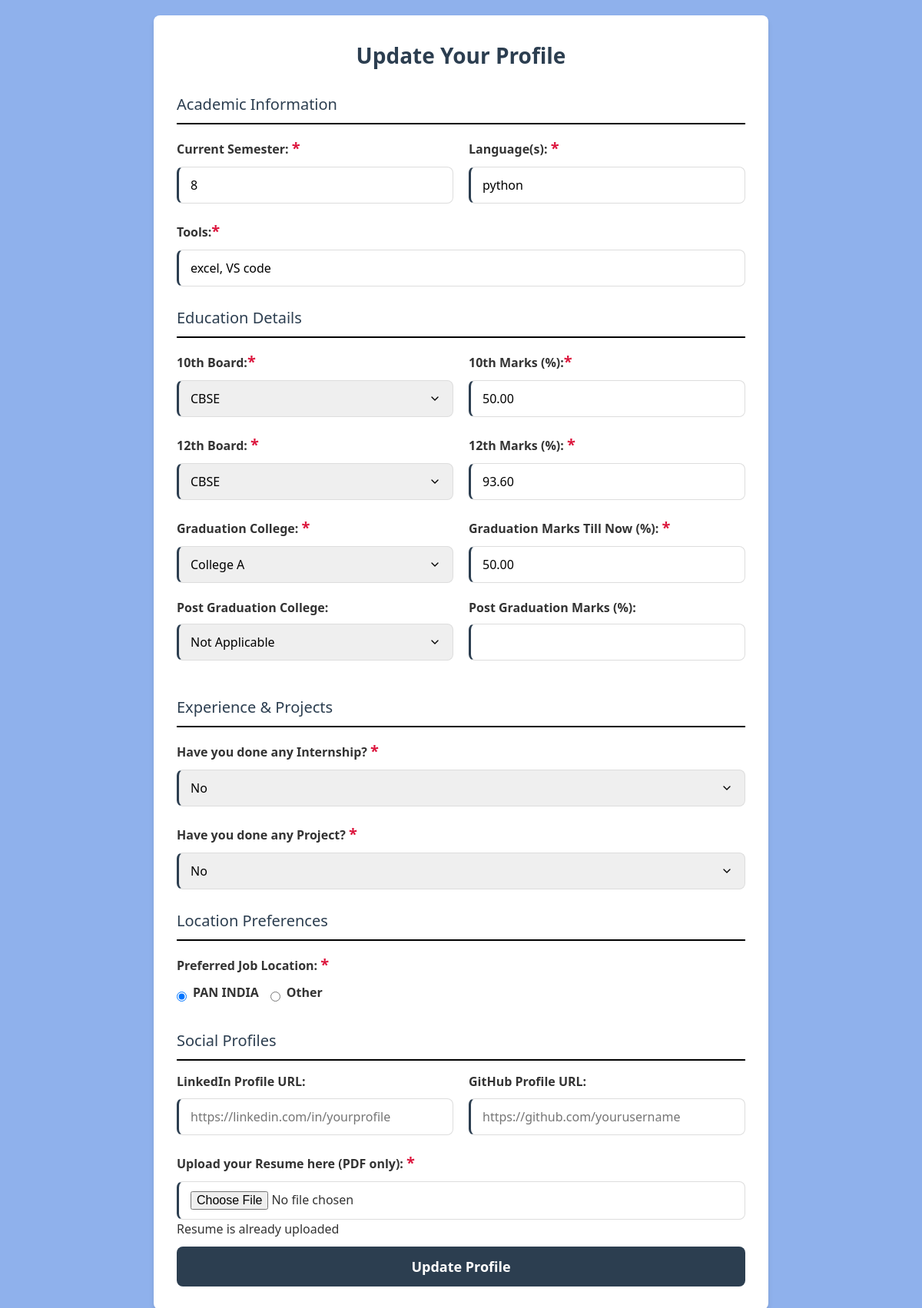
/profile/update/ (signed in), run on an earlier commit of the app's database.
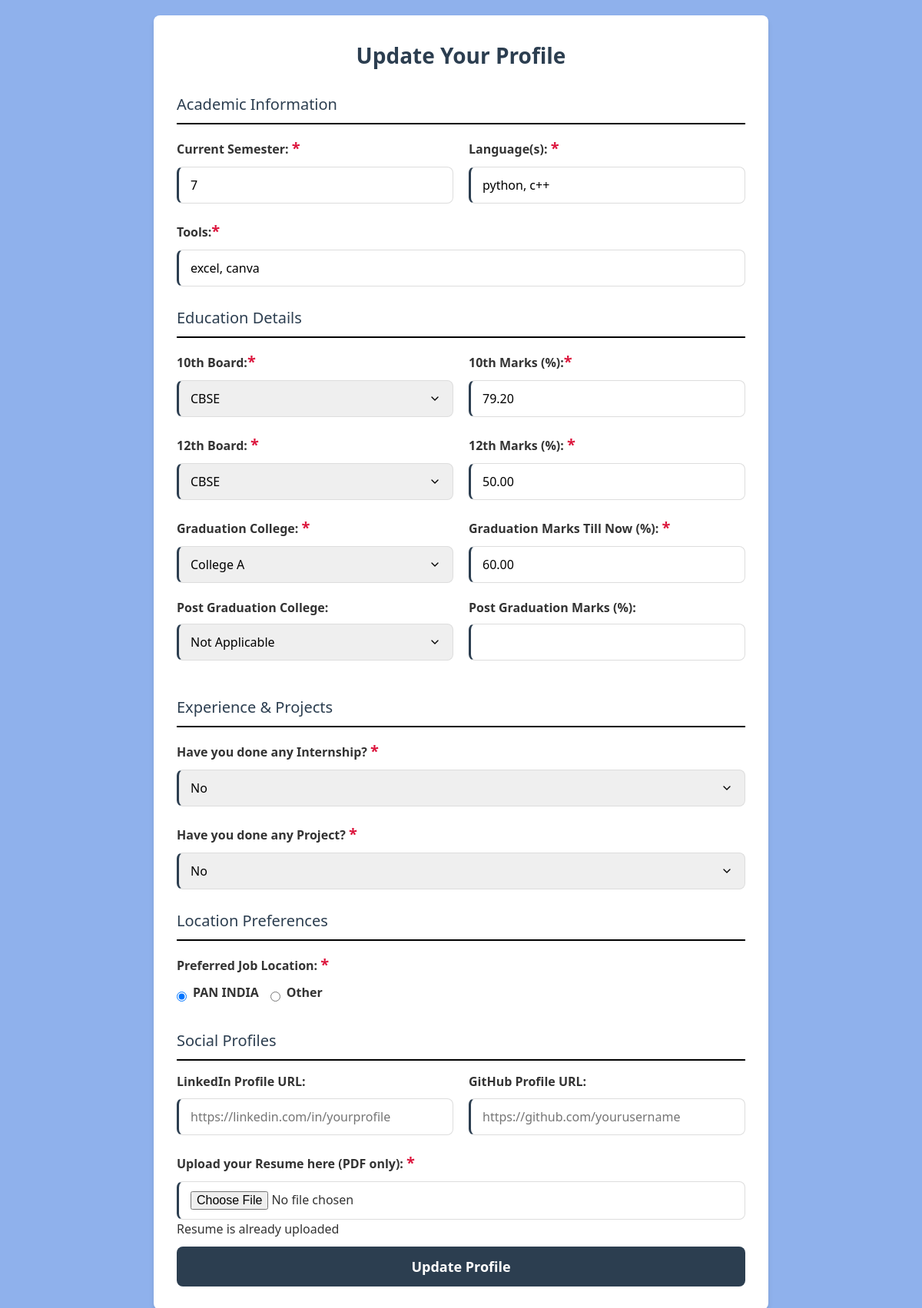
And on a later commit of the database.
### placement/models.py (models this page shows, shortened)
class StudentProfile(models.Model):
    jobLocationChoices = [('PAN INDIA','PAN INDIA'),
                      ('Other','Other')
                      ]
    durationChoices = [('45 days','45 days'),
                   ('90 days','90 days'),
                   ('3-6 months','3-6 months'),
                   ('Currently Working','Currently Working')
                   ]
    yesNoChoices = [("yes", "yes"),
                ("no","no")
               ]
    student = models.OneToOneField(Student, on_delete=models.CASCADE)    # student ID
    '''Here we make the primary key of Student table as foreign key in StudentProfile.
        on_delete = models.CASCADE will CASCADE(delete all the related data) when the foreign/primary key
        is deleted'''
    semester = models.PositiveIntegerField()
    language = models.CharField(max_length=100)
    tools = models.CharField(max_length=100)
    board10 = models.CharField(max_length=50)
    board12 = models.CharField(max_length=50)
    marks10 = models.DecimalField(max_digits=5, decimal_places=2)
    marks12 = models.DecimalField(max_digits=5, decimal_places=2)
    graduation_college = models.CharField(max_length=200, blank=True, null=True)
    graduation_marks = models.DecimalField(max_digits=5, decimal_places=2, blank=True, null=True)
    post_graduation_college = models.CharField(max_length=200, blank=True, null=True)
    post_graduation_marks = models.DecimalField(max_digits=5, decimal_places=2, blank=True, null=True)
    internship = models.CharField(max_length=3, choices= yesNoChoices, default="no")
    company = models.CharField(max_length=50, blank=True, null=True)
    duration = models.CharField(max_length=20,choices=durationChoices, blank=True, null=True)
    stipend = models.DecimalField(max_digits=10, decimal_places=2, blank=True, null=True)
    skills_gained = models.CharField(max_length=200, blank=True, null=True)
    project = models.CharField(max_length=3, choices= yesNoChoices, default="no")
    project_details = models.TextField(blank=True, null=True)
    skills_learned = models.TextField(max_length=200, blank=True, null=True)
    job_location = models.CharField(max_length=10, choices=jobLocationChoices, default='PAN INDIA')
    other_location = models.CharField(max_length=50, blank=True, null=True)
    linkedin = models.URLField(max_length=200, blank=True, null=True)
    github = models.URLField(max_length=200, blank=True, null=True)
    resume=models.FileField(upload_to='resumes/')

### placement/views.py (the view, shortened to what this page needs)
# urls.py: path('profile/update/', views.updateProfile, name='updateProfile'),
@student_login_required
def updateProfile(request):
    ID = request.session.get("student_id")  # fetch from session
    if not ID:
        return HttpResponse("No student_id found in session")  # debug message
    try:
        stu = Student.objects.get(sId=ID)   # or .get(id=ID) if using default pk
    except Student.DoesNotExist:
        return HttpResponse("Student not found")
    profile = StudentProfile.objects.filter(student=stu).first()
    return render(request, "profile_update.html", {"info" : profile})

### placement/views.py (called while the page is built)
def student_login_required(view_func):
    @wraps(view_func)
    def wrapper(request, *args, **kwargs):
        if 'student_id' not in request.session:
            return redirect('/login/')   # student login page
        return view_func(request, *args, **kwargs)
    return wrapper

### templates/profile_update.html (shortened to what the changed rows need)
{% load static %}
<!DOCTYPE html>
<html lang="en">
<head>
    <link rel="stylesheet" href="{% static 'CSS/profile_update.css' %}">
</head>
<body>
    <div class="container">
        <h2>Update Your Profile</h2>
        <form method="POST" action="/profile/update/" enctype="multipart/form-data">
            <div class="form-row">
                <div class="form-group">
                    <label for="sem">Current Semester: <span class="astrik">*</span></label>
                    <input type="number" id="sem" name="sem" min="1" max="8" step="1" value="{{info.semester|default:'' }}" required>
                </div>
                <div class="form-group">
                    <label for="language" title="Programming languages known, use ',' to separate">Language(s): <span class="astrik">*</span></label>
                    <input type="text" id="language" name="language" placeholder="e.g., Java, Python, C++" value="{{info.language|default:'' }}" required>
                </div>
            </div>
            <div class="form-group">
                <label for="tools" title="Use ',' to separate multiple tools">Tools:<span class="astrik">*</span></label>
                <input type="text" id="tools" name="tools" placeholder="e.g., VS Code, Git, Docker" value="{{info.tools|default:'' }}" required>
            </div>
            <div class="form-row">
                <div class="form-group">
                    <label for="board10">10th Board:<span class="astrik">*</span></label>
                    <select id="board10" name="board10" required>
                        <option value="CBSE" {% if info.board10 == "CBSE" %}selected{% endif %}>CBSE</option>
                    </select>
                </div>
                <div class="form-group">
                    <label for="marks10">10th Marks (%):<span class="astrik">*</span></label>
                    <input type="text" id="marks10" name="marks10" value="{{info.marks10|default:'' }}" required>
                </div>
            </div>
            <div class="form-row">
                <div class="form-group">
                    <label for="board12">12th Board: <span class="astrik">*</span></label>
                    <select id="board12" name="board12" required>
                        <option value="CBSE" {% if info.board12 == "CBSE" %}selected{% endif %}>CBSE</option>
                    </select>
                </div>
                <div class="form-group">
                    <label for="marks12">12th Marks (%): <span class="astrik">*</span></label>
                    <input type="text" id="marks12" name="marks12" value="{{info.marks12|default:'' }}" required>
                </div>
            </div>
            <div class="form-row">
                <div class="form-group">
                    <label for="graduation">Graduation College: <span class="astrik">*</span></label>
                    <select id="graduation" name="graduation" required>
                        <option value="college A" {% if info.graduation_college == "college A" %}selected{% endif %}>College A</option>
                    </select>
                </div>
                <div class="form-group">
                    <label for="graduationMarks">Graduation Marks Till Now (%): <span class="astrik">*</span></label>
                    <input type="text" id="graduationMarks" name="graduationMarks" value="{{info.graduation_marks|default:'' }}" required>
                </div>
            </div>
            <div class="form-row">
                <div class="form-group">
                    <label for="postGraduation">Post Graduation College:</label>
                    <select id="postGraduation" name="postGraduation">
                        <option value="NA" selected {% if info.post_graduation_college %}selected{% endif %} >Not Applicable</option>
                    </select>
                </div>
            </div>
            <div class="form-group">
                <label for="internship">Have you done any Internship? <span class="astrik">*</span></label>
                <select id="internship" name="internship" required>
                    <option value="no" {% if info.internship == "no" %}selected{% endif %}>No</option>
                </select>
            </div>
            <div class="form-group">
                <label for="project">Have you done any Project? <span class="astrik">*</span></label>
                <select id="project" name="project" required>
                    <option value="no" {% if info.project == "no" %}selected{% endif %}>No</option>
                </select>
            </div>
            <div class="form-group">
                <div class="radio-group">
                    <div class="radio-option">
                        <input type="radio" id="PANLocation" name="jobLocation" value="PAN INDIA" required
                         {% if info.job_location == "PAN INDIA" %}checked{% endif %} required>
                        <label for="PANLocation">PAN INDIA</label>
                    </div>
                    <div class="radio-option">
                        <input type="radio" id="otherLocation" name="jobLocation" value="Other"
                         {% if info.job_location == "Other" %}checked{% endif %} required>
                        <label for="otherLocation">Other</label>
                    </div>
                </div>
            </div>
        </form>
    </div>
</body>
</html>

What changed in the data, as far as the page shows it:
changed StudentProfile "CBSE": sem "8" → "7"; language "python" → "python, c++"; tools "excel, VS code" → "excel, canva"; marks10 "50.00" → "79.20"; marks12 "93.60" → "50.00"; graduationMarks "50.00" → "60.00"
